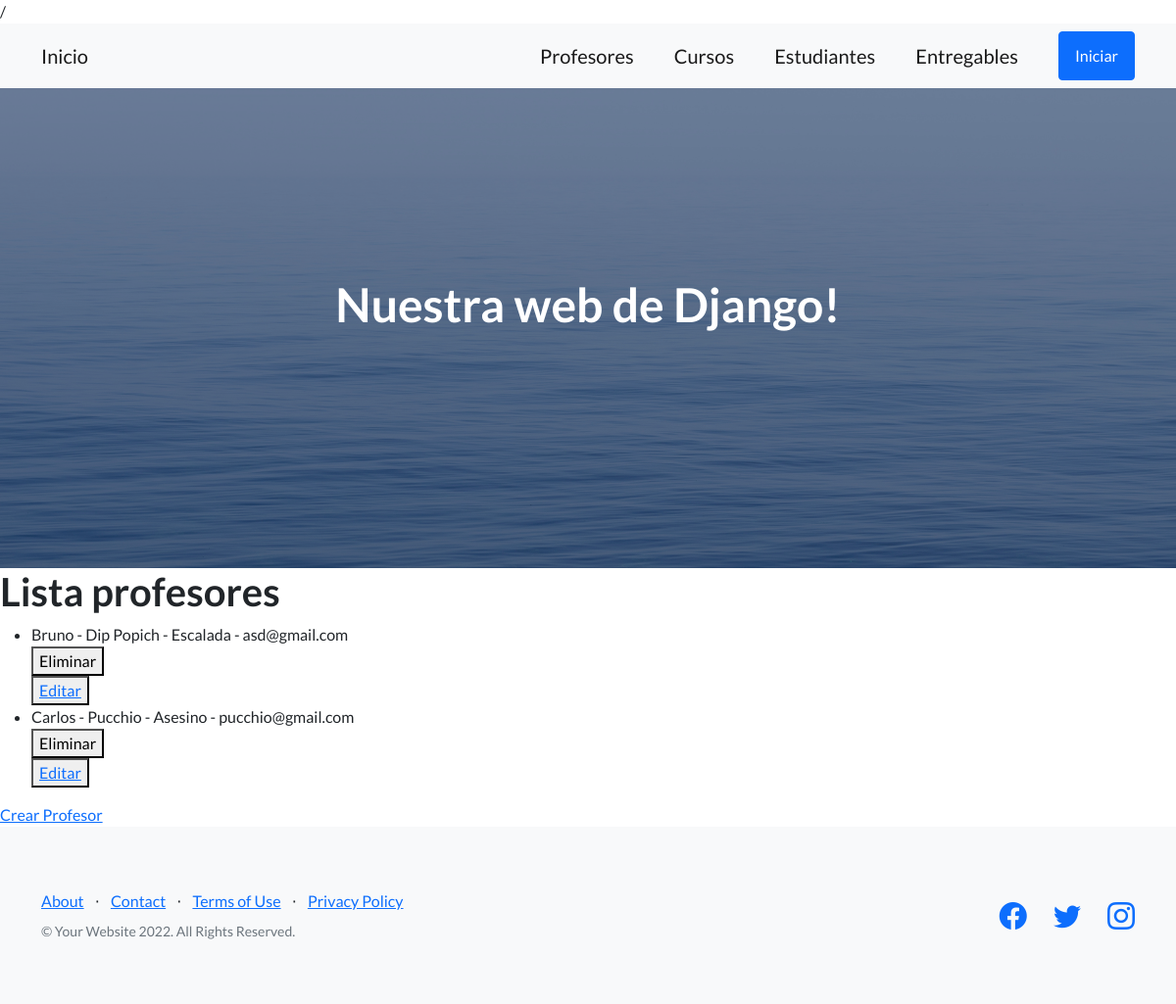
The page /app_coder/listaProfesores/ on the database as committed earlier.
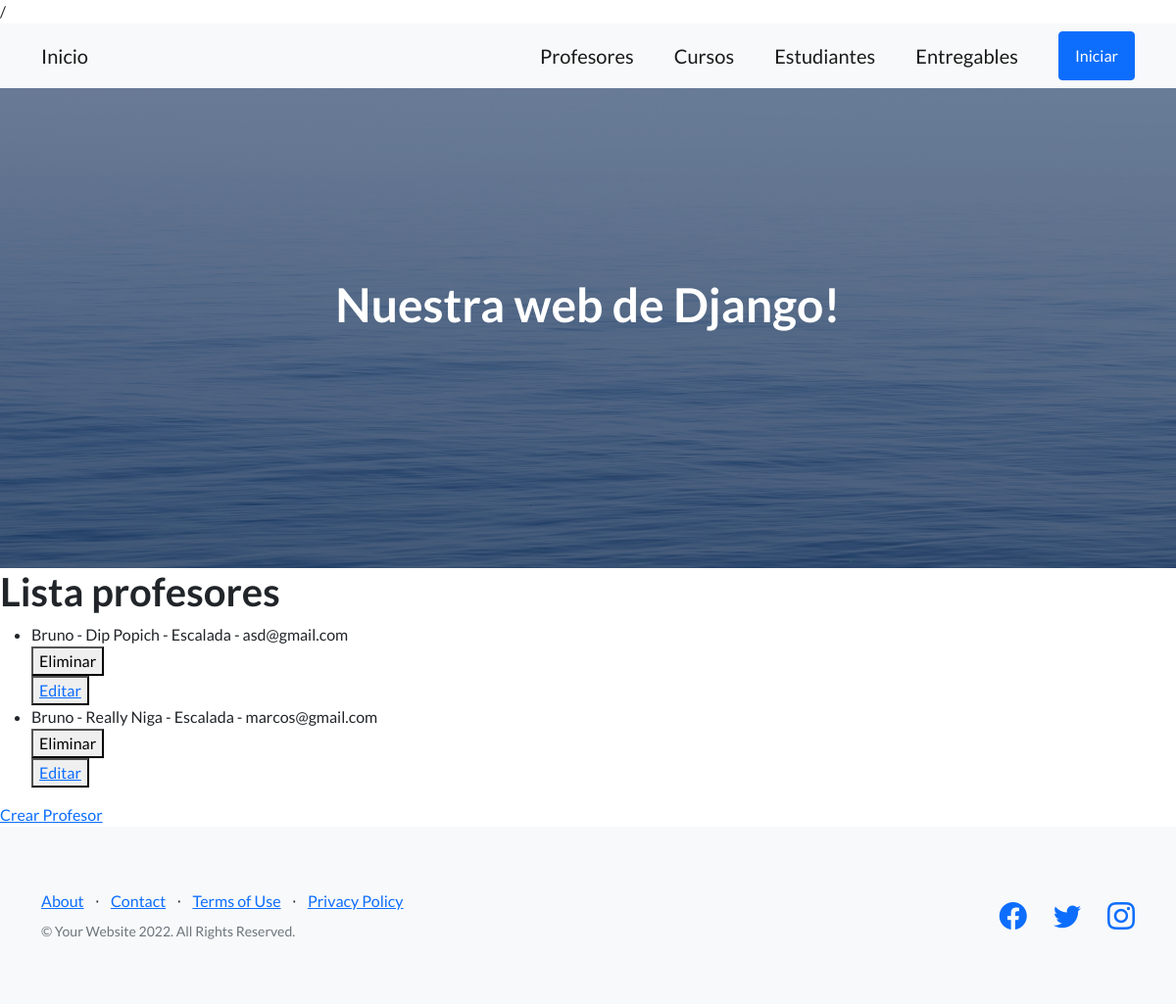
The same page on the database as committed later.
### app_coder/models.py (models this page shows)
class Profesor(models.Model):
    nombre = models.CharField(max_length=50)
    apellido = models.CharField(max_length=50)
    email = models.EmailField( max_length=254)
    profesion = models.CharField( max_length=50)
    def __str__(self) -> str:
        return f"{self.nombre} - {self.apellido} - {self.profesion} - {self.email}"

### app_coder/views.py (the view)
# urls.py: path('listaProfesores/', listaprofesores, name = "ListaProfesores"),
def listaprofesores(request):
    profesores = Profesor.objects.all()
    context = {"profesores":profesores}
    return render (request,"leerProfesores.html",context)

### app_coder/templates/leerProfesores.html
{% extends 'padre.html' %}
{% load static %}
{% block bloquecambia  %}
<h1>Lista profesores</h1>
    <ul>
        {% for profesor in profesores  %}
            <li>{{profesor}}</li>
            <div>
                <form action="{% url 'EliminaProfesor' profesor.id %}" method="POST"> {% csrf_token %}
                    <button type="submit">Eliminar</button>
                </form>
                <button><a href="{% url 'EditarProfesor' profesor.id %}">Editar</a>
                </button>
            </div>
        {% endfor %}
    </ul>
    <a href="{% url 'CreaProfesor' %}">Crear Profesor</a>
{% endblock bloquecambia  %}

### app_coder/templates/padre.html (shortened to what this page needs)
<!DOCTYPE html>
<html lang="en">
    <head>
        {% load static %}
        <link href="https://cdn.jsdelivr.net/npm/bootstrap-icons@1.5.0/font/bootstrap-icons.css" rel="stylesheet" type="text/css" />
        <link href="{% static 'css\styles.css' %}" rel="stylesheet" />
    </head>/
    <body>
        <nav class="navbar navbar-light bg-light static-top">
            <div class="container">
                <div style="margin-right : 170px ; padding-right: 250px">
                    <a class="navbar-brand" href="{% url 'Inicio' %}">Inicio</a>
                </div>
                <a class="navbar-brand" href="{% url 'ListaProfesores' %}">Profesores</a>
                <a class="navbar-brand" href="{% url 'Cursos' %}">Cursos</a>
                <a class="navbar-brand" href="{% url 'Estudiantes' %}">Estudiantes</a>
                <a class="navbar-brand" href="{% url 'Entregables' %}">Entregables</a>
                <a class="btn btn-primary" href="#signup">Iniciar</a>
            </div>
        </nav>
        <header class="masthead">
            <div class="container position-relative">
                <div class="row justify-content-center">
                    <div class="col-xl-6">
                        <div class="text-center text-white">
                            <h1 class="mb-5">Nuestra web de Django!</h1>
                        </div>
                    </div>
                </div>
            </div>
        </header>
        {% block bloquecambia %}
        {% endblock bloquecambia %}
        <footer class="footer bg-light">
            <div class="container">
                <div class="row">
                    <div class="col-lg-6 h-100 text-center text-lg-start my-auto">
                        <ul class="list-inline mb-2">
                            <li class="list-inline-item"><a href="#!">About</a></li>
                            <li class="list-inline-item">⋅</li>
                            <li class="list-inline-item"><a href="#!">Contact</a></li>
                            <li class="list-inline-item">⋅</li>
                            <li class="list-inline-item"><a href="#!">Terms of Use</a></li>
                            <li class="list-inline-item">⋅</li>
                            <li class="list-inline-item"><a href="#!">Privacy Policy</a></li>
                        </ul>
                        <p class="text-muted small mb-4 mb-lg-0">&copy; Your Website 2022. All Rights Reserved.</p>
                    </div>
                    <div class="col-lg-6 h-100 text-center text-lg-end my-auto">
                        <ul class="list-inline mb-0">
                            <li class="list-inline-item me-4">
                                <a href="#!"><i class="bi-facebook fs-3"></i></a>
                            </li>
                            <li class="list-inline-item me-4">
                                <a href="#!"><i class="bi-twitter fs-3"></i></a>
                            </li>
                            <li class="list-inline-item">
                                <a href="#!"><i class="bi-instagram fs-3"></i></a>
                            </li>
                        </ul>
                    </div>
                </div>
            </div>
        </footer>
    </body>
</html>

Rows that differ between the two databases and show on the page:
removed Profesor: nombre+apellido+profesion "Carlos - Pucchio - Asesino - pucchio@gmail.com"
added Profesor: nombre+apellido+profesion "Bruno - Really Niga - Escalada - marcos@gmail.com"
